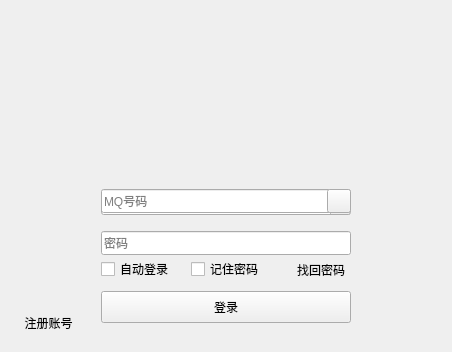
<?xml version="1.0" encoding="UTF-8"?>
<ui version="4.0">
 <class>LoginWidget</class>
 <widget class="QWidget" name="LoginWidget">
  <property name="geometry">
   <rect>
    <x>0</x>
    <y>0</y>
    <width>448</width>
    <height>348</height>
   </rect>
  </property>
  <property name="sizePolicy">
   <sizepolicy hsizetype="Preferred" vsizetype="Preferred">
    <horstretch>0</horstretch>
    <verstretch>0</verstretch>
   </sizepolicy>
  </property>
  <property name="minimumSize">
   <size>
    <width>0</width>
    <height>0</height>
   </size>
  </property>
  <property name="maximumSize">
   <size>
    <width>16777215</width>
    <height>16777215</height>
   </size>
  </property>
  <property name="windowTitle">
   <string>LoginWidget</string>
  </property>
  <layout class="QGridLayout" name="gridLayout">
   <item row="0" column="0">
    <widget class="QWidget" name="widgetLogin" native="true">
     <property name="enabled">
      <bool>true</bool>
     </property>
     <property name="sizePolicy">
      <sizepolicy hsizetype="Expanding" vsizetype="Expanding">
       <horstretch>0</horstretch>
       <verstretch>0</verstretch>
      </sizepolicy>
     </property>
     <property name="minimumSize">
      <size>
       <width>430</width>
       <height>330</height>
      </size>
     </property>
     <property name="maximumSize">
      <size>
       <width>430</width>
       <height>330</height>
      </size>
     </property>
     <widget class="QStackedWidget" name="stackedWidget">
      <property name="geometry">
       <rect>
        <x>0</x>
        <y>0</y>
        <width>431</width>
        <height>331</height>
       </rect>
      </property>
      <property name="currentIndex">
       <number>0</number>
      </property>
      <widget class="QWidget" name="pageMain">
       <widget class="QWidget" name="widgetLoginTop" native="true">
        <property name="geometry">
         <rect>
          <x>0</x>
          <y>0</y>
          <width>430</width>
          <height>130</height>
         </rect>
        </property>
        <widget class="QToolButton" name="toolButtonClose">
         <property name="geometry">
          <rect>
           <x>398</x>
           <y>1</y>
           <width>32</width>
           <height>31</height>
          </rect>
         </property>
         <property name="text">
          <string/>
         </property>
         <property name="icon">
          <iconset resource="res.qrc">
           <normaloff>:/res/login/close.png</normaloff>:/res/login/close.png</iconset>
         </property>
         <property name="autoRaise">
          <bool>true</bool>
         </property>
        </widget>
        <widget class="QToolButton" name="toolButtonSetting">
         <property name="geometry">
          <rect>
           <x>334</x>
           <y>0</y>
           <width>32</width>
           <height>32</height>
          </rect>
         </property>
         <property name="text">
          <string/>
         </property>
         <property name="icon">
          <iconset resource="res.qrc">
           <normaloff>:/res/login/setting.png</normaloff>:/res/login/setting.png</iconset>
         </property>
         <property name="autoRaise">
          <bool>true</bool>
         </property>
        </widget>
        <widget class="QToolButton" name="toolButtonMin">
         <property name="geometry">
          <rect>
           <x>366</x>
           <y>0</y>
           <width>32</width>
           <height>32</height>
          </rect>
         </property>
         <property name="text">
          <string/>
         </property>
         <property name="icon">
          <iconset resource="res.qrc">
           <normaloff>:/res/login/min.png</normaloff>:/res/login/min.png</iconset>
         </property>
         <property name="autoRaise">
          <bool>true</bool>
         </property>
        </widget>
        <widget class="QLabel" name="labelBgMovie">
         <property name="geometry">
          <rect>
           <x>0</x>
           <y>0</y>
           <width>430</width>
           <height>130</height>
          </rect>
         </property>
         <property name="text">
          <string/>
         </property>
        </widget>
        <zorder>labelBgMovie</zorder>
        <zorder>toolButtonClose</zorder>
        <zorder>toolButtonMin</zorder>
        <zorder>toolButtonSetting</zorder>
       </widget>
       <widget class="QWidget" name="widgetLoginBottom" native="true">
        <property name="geometry">
         <rect>
          <x>0</x>
          <y>130</y>
          <width>430</width>
          <height>200</height>
         </rect>
        </property>
        <property name="sizePolicy">
         <sizepolicy hsizetype="Fixed" vsizetype="Fixed">
          <horstretch>0</horstretch>
          <verstretch>0</verstretch>
         </sizepolicy>
        </property>
        <property name="minimumSize">
         <size>
          <width>0</width>
          <height>0</height>
         </size>
        </property>
        <widget class="QPushButton" name="pushButtonLogin">
         <property name="geometry">
          <rect>
           <x>90</x>
           <y>150</y>
           <width>250</width>
           <height>32</height>
          </rect>
         </property>
         <property name="font">
          <font>
           <pointsize>9</pointsize>
          </font>
         </property>
         <property name="text">
          <string>登录</string>
         </property>
        </widget>
        <widget class="QCheckBox" name="checkBoxAutoLogin">
         <property name="geometry">
          <rect>
           <x>90</x>
           <y>120</y>
           <width>71</width>
           <height>16</height>
          </rect>
         </property>
         <property name="font">
          <font>
           <pointsize>9</pointsize>
          </font>
         </property>
         <property name="text">
          <string>自动登录</string>
         </property>
        </widget>
        <widget class="QCheckBox" name="checkBoxRememberPwd">
         <property name="geometry">
          <rect>
           <x>180</x>
           <y>120</y>
           <width>71</width>
           <height>16</height>
          </rect>
         </property>
         <property name="font">
          <font>
           <pointsize>9</pointsize>
          </font>
         </property>
         <property name="text">
          <string>记住密码</string>
         </property>
        </widget>
        <widget class="QPushButton" name="pushButtonRegister">
         <property name="geometry">
          <rect>
           <x>0</x>
           <y>170</y>
           <width>75</width>
           <height>23</height>
          </rect>
         </property>
         <property name="font">
          <font>
           <pointsize>9</pointsize>
          </font>
         </property>
         <property name="text">
          <string>注册账号</string>
         </property>
         <property name="flat">
          <bool>true</bool>
         </property>
        </widget>
        <widget class="QToolButton" name="toolButtonFindPwd">
         <property name="geometry">
          <rect>
           <x>280</x>
           <y>120</y>
           <width>60</width>
           <height>18</height>
          </rect>
         </property>
         <property name="font">
          <font>
           <pointsize>9</pointsize>
          </font>
         </property>
         <property name="text">
          <string>找回密码</string>
         </property>
         <property name="autoRaise">
          <bool>true</bool>
         </property>
        </widget>
        <widget class="MyComboBox" name="comboBoxAccount">
         <property name="geometry">
          <rect>
           <x>90</x>
           <y>50</y>
           <width>250</width>
           <height>24</height>
          </rect>
         </property>
         <property name="editable">
          <bool>true</bool>
         </property>
        </widget>
        <widget class="QLineEdit" name="lineEditPwd">
         <property name="geometry">
          <rect>
           <x>90</x>
           <y>90</y>
           <width>250</width>
           <height>24</height>
          </rect>
         </property>
         <property name="font">
          <font>
           <pointsize>9</pointsize>
          </font>
         </property>
         <property name="echoMode">
          <enum>QLineEdit::Password</enum>
         </property>
         <property name="dragEnabled">
          <bool>false</bool>
         </property>
         <property name="placeholderText">
          <string>密码</string>
         </property>
        </widget>
        <widget class="QLineEdit" name="lineEditOuterInput">
         <property name="geometry">
          <rect>
           <x>90</x>
           <y>48</y>
           <width>250</width>
           <height>24</height>
          </rect>
         </property>
         <property name="font">
          <font>
           <pointsize>9</pointsize>
          </font>
         </property>
         <property name="toolTip">
          <string>请输入账号</string>
         </property>
         <property name="inputMask">
          <string/>
         </property>
         <property name="placeholderText">
          <string>MQ号码</string>
         </property>
        </widget>
        <widget class="QPushButton" name="pushButtonDropDown">
         <property name="geometry">
          <rect>
           <x>316</x>
           <y>48</y>
           <width>24</width>
           <height>24</height>
          </rect>
         </property>
         <property name="text">
          <string/>
         </property>
        </widget>
       </widget>
       <widget class="HeadShadowWidget" name="widgetHeadShadow" native="true">
        <property name="geometry">
         <rect>
          <x>175</x>
          <y>90</y>
          <width>80</width>
          <height>80</height>
         </rect>
        </property>
        <widget class="QLabel" name="labelHeadImage">
         <property name="geometry">
          <rect>
           <x>8</x>
           <y>8</y>
           <width>64</width>
           <height>64</height>
          </rect>
         </property>
         <property name="text">
          <string/>
         </property>
         <property name="indent">
          <number>-1</number>
         </property>
        </widget>
       </widget>
      </widget>
      <widget class="QWidget" name="pageLogin">
       <widget class="QToolButton" name="toolButtonSettingLogin">
        <property name="geometry">
         <rect>
          <x>334</x>
          <y>0</y>
          <width>32</width>
          <height>32</height>
         </rect>
        </property>
        <property name="text">
         <string/>
        </property>
        <property name="icon">
         <iconset resource="res.qrc">
          <normaloff>:/res/login/setting.png</normaloff>:/res/login/setting.png</iconset>
        </property>
        <property name="autoRaise">
         <bool>true</bool>
        </property>
       </widget>
       <widget class="QToolButton" name="toolButtonCloseLogin">
        <property name="geometry">
         <rect>
          <x>398</x>
          <y>0</y>
          <width>32</width>
          <height>32</height>
         </rect>
        </property>
        <property name="text">
         <string/>
        </property>
        <property name="icon">
         <iconset resource="res.qrc">
          <normaloff>:/res/login/close.png</normaloff>:/res/login/close.png</iconset>
        </property>
        <property name="autoRaise">
         <bool>true</bool>
        </property>
       </widget>
       <widget class="QToolButton" name="toolButtonMinLogin">
        <property name="geometry">
         <rect>
          <x>366</x>
          <y>0</y>
          <width>32</width>
          <height>32</height>
         </rect>
        </property>
        <property name="text">
         <string/>
        </property>
        <property name="icon">
         <iconset resource="res.qrc">
          <normaloff>:/res/login/min.png</normaloff>:/res/login/min.png</iconset>
        </property>
        <property name="autoRaise">
         <bool>true</bool>
        </property>
       </widget>
       <widget class="QLabel" name="labelBgMovieLogin">
        <property name="geometry">
         <rect>
          <x>0</x>
          <y>0</y>
          <width>430</width>
          <height>330</height>
         </rect>
        </property>
        <property name="text">
         <string/>
        </property>
       </widget>
       <widget class="HeadShadowWidget" name="widgetHeadShadowLogin" native="true">
        <property name="geometry">
         <rect>
          <x>175</x>
          <y>95</y>
          <width>80</width>
          <height>80</height>
         </rect>
        </property>
        <widget class="QLabel" name="labelHeadImageLogin">
         <property name="geometry">
          <rect>
           <x>8</x>
           <y>8</y>
           <width>64</width>
           <height>64</height>
          </rect>
         </property>
         <property name="text">
          <string/>
         </property>
         <property name="indent">
          <number>-1</number>
         </property>
        </widget>
       </widget>
       <widget class="QPushButton" name="pushButtonLoginCancel">
        <property name="geometry">
         <rect>
          <x>165</x>
          <y>250</y>
          <width>100</width>
          <height>32</height>
         </rect>
        </property>
        <property name="text">
         <string>取消</string>
        </property>
       </widget>
       <zorder>labelBgMovieLogin</zorder>
       <zorder>toolButtonSettingLogin</zorder>
       <zorder>toolButtonMinLogin</zorder>
       <zorder>toolButtonCloseLogin</zorder>
       <zorder>widgetHeadShadowLogin</zorder>
       <zorder>pushButtonLoginCancel</zorder>
      </widget>
      <widget class="QWidget" name="pageLoginError">
       <layout class="QVBoxLayout" name="verticalLayout">
        <property name="spacing">
         <number>0</number>
        </property>
        <property name="leftMargin">
         <number>0</number>
        </property>
        <property name="topMargin">
         <number>0</number>
        </property>
        <property name="rightMargin">
         <number>0</number>
        </property>
        <property name="bottomMargin">
         <number>0</number>
        </property>
        <item>
         <widget class="QWidget" name="widgetLoginErrorTop" native="true">
          <property name="minimumSize">
           <size>
            <width>0</width>
            <height>50</height>
           </size>
          </property>
          <property name="maximumSize">
           <size>
            <width>16777215</width>
            <height>50</height>
           </size>
          </property>
          <widget class="QToolButton" name="toolButtonCloseLoginError">
           <property name="geometry">
            <rect>
             <x>398</x>
             <y>0</y>
             <width>32</width>
             <height>32</height>
            </rect>
           </property>
           <property name="text">
            <string/>
           </property>
           <property name="icon">
            <iconset resource="res.qrc">
             <normaloff>:/res/login/close.png</normaloff>:/res/login/close.png</iconset>
           </property>
           <property name="autoRaise">
            <bool>true</bool>
           </property>
          </widget>
          <widget class="QToolButton" name="toolButtonMinLoginError">
           <property name="geometry">
            <rect>
             <x>366</x>
             <y>0</y>
             <width>32</width>
             <height>32</height>
            </rect>
           </property>
           <property name="text">
            <string/>
           </property>
           <property name="icon">
            <iconset resource="res.qrc">
             <normaloff>:/res/login/min.png</normaloff>:/res/login/min.png</iconset>
           </property>
           <property name="autoRaise">
            <bool>true</bool>
           </property>
          </widget>
          <widget class="QToolButton" name="toolButtonSettingLoginError">
           <property name="geometry">
            <rect>
             <x>334</x>
             <y>0</y>
             <width>32</width>
             <height>32</height>
            </rect>
           </property>
           <property name="text">
            <string/>
           </property>
           <property name="icon">
            <iconset resource="res.qrc">
             <normaloff>:/res/login/setting.png</normaloff>:/res/login/setting.png</iconset>
           </property>
           <property name="checkable">
            <bool>true</bool>
           </property>
           <property name="autoRaise">
            <bool>true</bool>
           </property>
          </widget>
         </widget>
        </item>
        <item>
         <widget class="QWidget" name="widgetLoginError" native="true">
          <widget class="QLabel" name="label">
           <property name="geometry">
            <rect>
             <x>40</x>
             <y>30</y>
             <width>40</width>
             <height>40</height>
            </rect>
           </property>
           <property name="text">
            <string/>
           </property>
           <property name="pixmap">
            <pixmap resource="res.qrc">:/res/login/waring-fill.png</pixmap>
           </property>
          </widget>
          <widget class="QLabel" name="label_2">
           <property name="geometry">
            <rect>
             <x>100</x>
             <y>30</y>
             <width>291</width>
             <height>21</height>
            </rect>
           </property>
           <property name="text">
            <string>你输入的账户名或密码不正确，你要找回密码嘛？</string>
           </property>
          </widget>
          <widget class="QLabel" name="label_3">
           <property name="geometry">
            <rect>
             <x>100</x>
             <y>70</y>
             <width>221</width>
             <height>16</height>
            </rect>
           </property>
           <property name="text">
            <string>如果你的密码丢失或遗忘，可访问MQ中心</string>
           </property>
          </widget>
          <widget class="QPushButton" name="pushButtonFindPwd2">
           <property name="geometry">
            <rect>
             <x>320</x>
             <y>68</y>
             <width>61</width>
             <height>20</height>
            </rect>
           </property>
           <property name="text">
            <string>找回密码</string>
           </property>
          </widget>
         </widget>
        </item>
        <item>
         <widget class="QWidget" name="widgetLoginErrorBottom" native="true">
          <property name="minimumSize">
           <size>
            <width>0</width>
            <height>32</height>
           </size>
          </property>
          <property name="maximumSize">
           <size>
            <width>16777215</width>
            <height>32</height>
           </size>
          </property>
          <widget class="QPushButton" name="pushButtonFindPwd">
           <property name="geometry">
            <rect>
             <x>255</x>
             <y>4</y>
             <width>80</width>
             <height>25</height>
            </rect>
           </property>
           <property name="text">
            <string>找回密码</string>
           </property>
          </widget>
          <widget class="QPushButton" name="pushButtonCancelLogin">
           <property name="geometry">
            <rect>
             <x>340</x>
             <y>4</y>
             <width>75</width>
             <height>25</height>
            </rect>
           </property>
           <property name="text">
            <string>取消</string>
           </property>
          </widget>
         </widget>
        </item>
       </layout>
      </widget>
      <widget class="QWidget" name="pageSettings"/>
     </widget>
    </widget>
   </item>
  </layout>
 </widget>
 <layoutdefault spacing="6" margin="11"/>
 <customwidgets>
  <customwidget>
   <class>HeadShadowWidget</class>
   <extends>QWidget</extends>
   <header location="global">HeadShadowWidget.h</header>
   <container>1</container>
  </customwidget>
  <customwidget>
   <class>MyComboBox</class>
   <extends>QComboBox</extends>
   <header>MyComboBox.h</header>
  </customwidget>
 </customwidgets>
 <resources>
  <include location="res.qrc"/>
 </resources>
 <connections/>
</ui>
